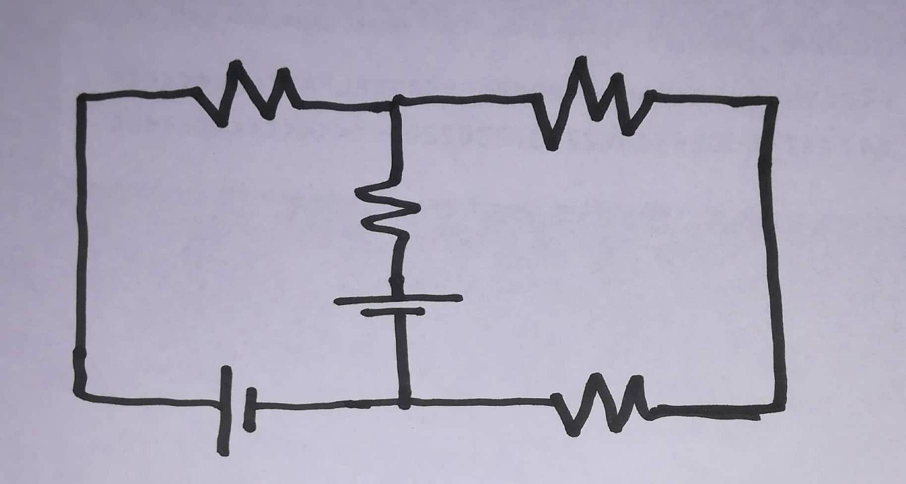
#> input picture imagee.jpg, 1812 x 967 px (shown at 1/2 size)
$ python preprocessing.py
#> lines starting #> are read from the running program, lines starting #| are printed output that depends on the picture; after the words box and inside, x2 and y2 are one past the last pixel; in counts of white or black regions, pixels touching at a corner belong together
import cv2
import numpy as np

imagee = cv2.imread('imagee.jpg', 0)
#> imagee: shape (967, 1812); min 0, max 255, mean 172.1
scale_percent = 50  # percent of original size
width = int(imagee.shape[1] * scale_percent / 100)
#> width = 906
height = int(imagee.shape[0] * scale_percent / 100)
#> height = 483
dim = (width, height)
#> dim = (906, 483)

# resize image
image = cv2.resize(imagee, dim, interpolation=cv2.INTER_AREA)
print('Resized Dimensions : ', image.shape)
#| Resized Dimensions :  (483, 906)
cv2.imshow("Resized image", image)
cv2.waitKey(0)
cv2.destroyAllWindows()


kernel = np.ones((2, 2), np.uint8)  # kernel for erosion
erosion = cv2.erode(image, kernel, iterations=1)  # increase black area
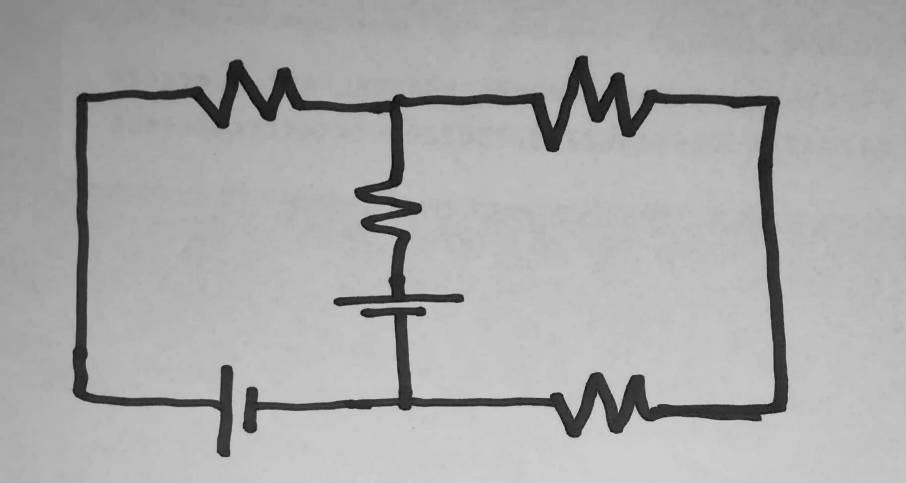
#> erosion: shape (483, 906); min 13, max 207, mean 170.3
t = cv2.fastNlMeansDenoising(erosion, None, 20, 21, 7)  # remove some noise and bluring

######################implement skeleton fuction ###########################################
skeleton = np.zeros(t.shape, np.uint8)
element = cv2.getStructuringElement(cv2.MORPH_CROSS, (3, 3))
size = np.size(t)
#> size = 437598
finish = False
returnn, t = cv2.threshold(t, 108, 255, cv2.THRESH_BINARY_INV)  # binary transform + filter
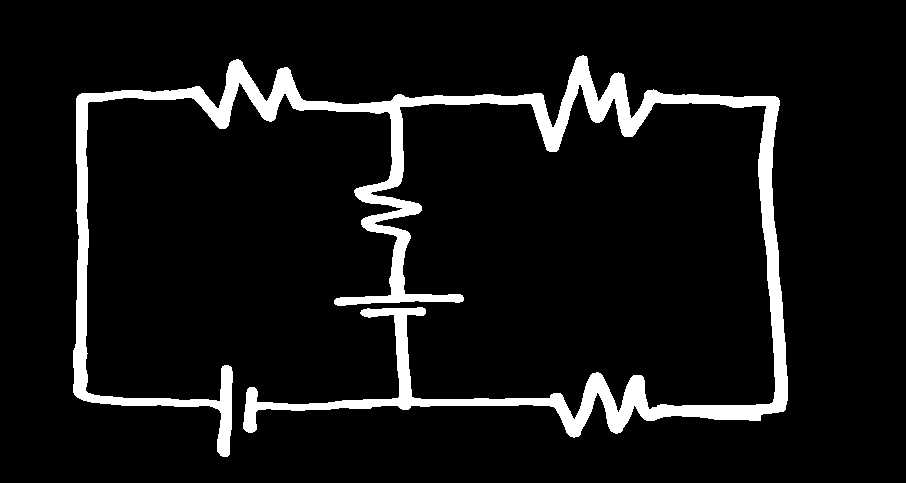
#> t: shape (483, 906); 7.8% white; 1 white region, box (x1, y1, x2, y2) and area: (73, 55, 788, 457) 33972
while (not finish):
    eroded = cv2.erode(t, element)
    temp = cv2.dilate(eroded, element)
    temp = cv2.subtract(t, temp)
    skeleton = cv2.bitwise_or(skeleton, temp)
    t = eroded.copy()
    zeros = size - cv2.countNonZero(t)
    if zeros == size:
        finish = True
#> this loop made 11 passes
#> zeros on passes 1 to 11: 409578, 415518, 421441, 427052, 431314, 434578, 436354, 437112, 437445, 437578, 437598
#> pass 1, `temp = cv2.subtract(t, temp)`:
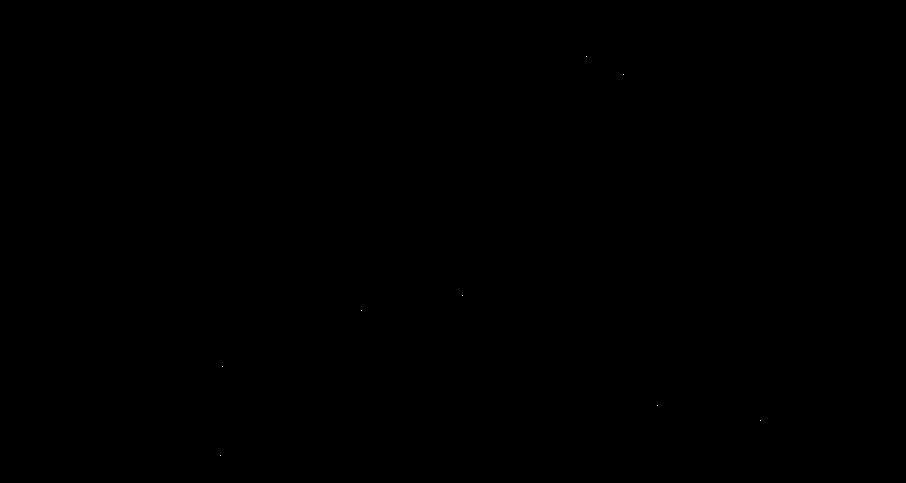
#> temp: shape (483, 906); 0% white in thin lines or dots, all inside (x1, y1, x2, y2) = (220, 56, 761, 456)
#> pass 2, `eroded = cv2.erode(t, element)`:
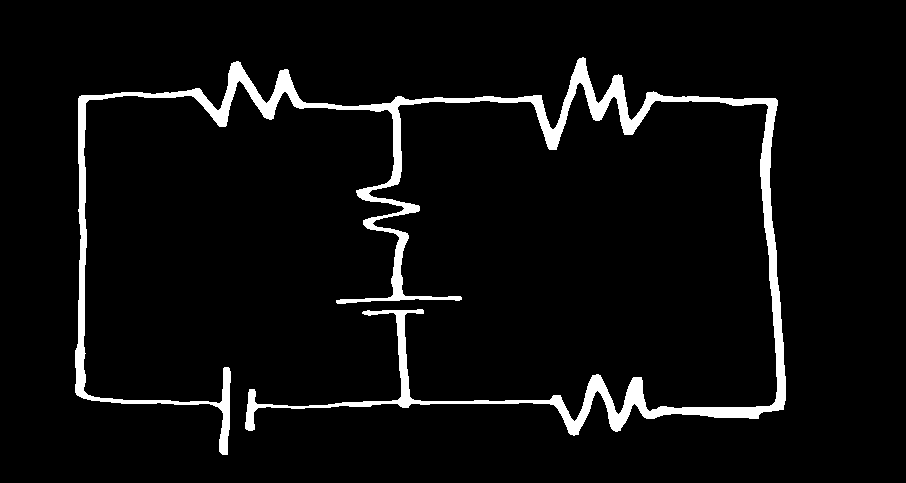
#> eroded: shape (483, 906); 5% white; 1 white region, box (x1, y1, x2, y2) and area: (75, 57, 786, 455) 22080
#> after the loop: eroded: shape (483, 906); every value is 0
#> after the loop:
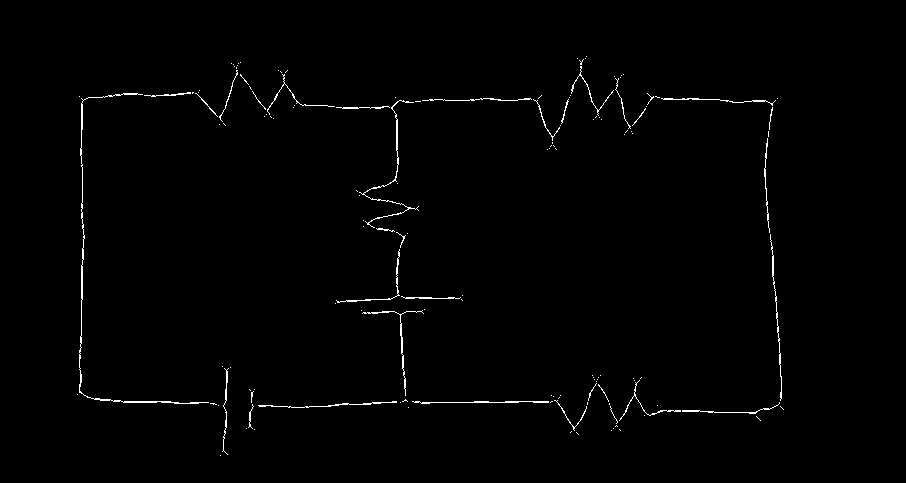
#> skeleton: shape (483, 906); 0.93% white in thin lines or dots, all inside (x1, y1, x2, y2) = (77, 56, 784, 456)
kernel2 = np.ones((7, 7), np.uint8)
d_skeleton = cv2.dilate(skeleton, kernel2, iterations=1)
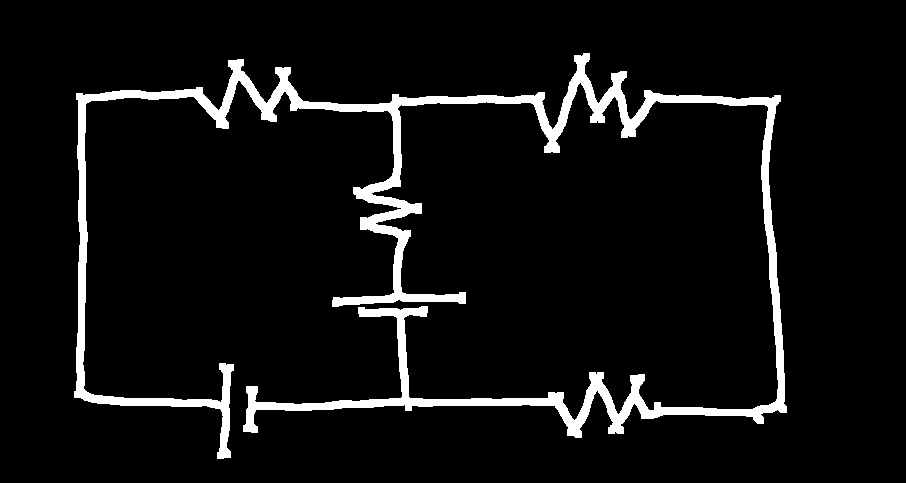
#> d_skeleton: shape (483, 906); 6.3% white; 1 white region, box (x1, y1, x2, y2) and area: (74, 53, 787, 459) 27530
e_skeleton = cv2.erode(d_skeleton, kernel2, iterations=1)  # <- image after preprocessing
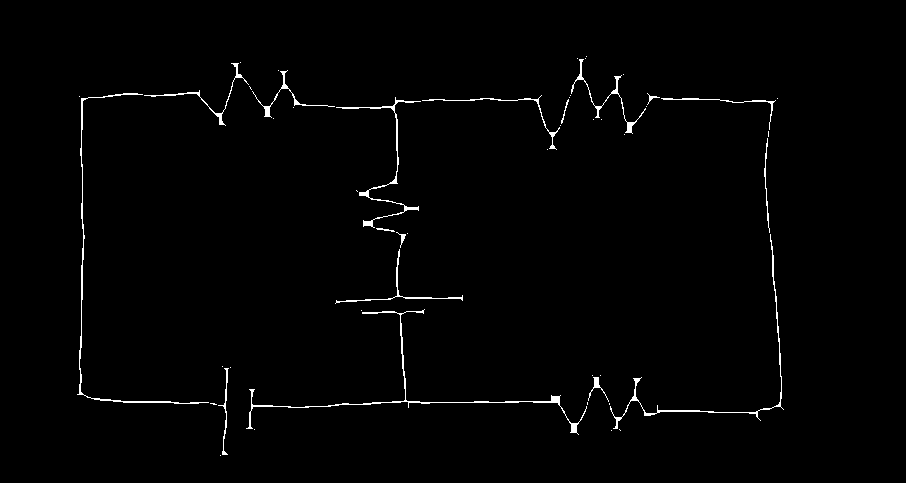
#> e_skeleton: shape (483, 906); 1.2% white in thin lines or dots, all inside (x1, y1, x2, y2) = (77, 56, 784, 456)
cv2.imshow("Skeleton", e_skeleton)
cv2.waitKey()
cv2.destroyAllWindows()
